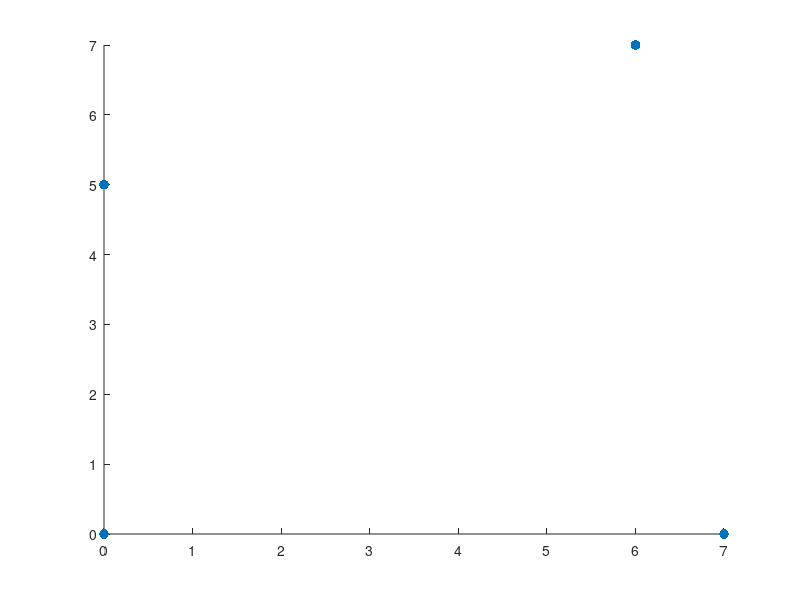

Recreate this plot in MATLAB. (Note: this script raises an error after producing the figure.)
%% prob 1
data = [0, 0; 0,5; 6,7; 7,0];
sz=50;
scatter(data(:,1),data(:,2), sz, 'filled')

%% part a
g1_mean = data(1,:);
g2_mean = data(4,:);

%(0,5)
v1a = data(2,:) - g1_mean;
dis1a = sqrt(v1a*v1a'); %5

v2a = data(2,:) - g2_mean;
dis2a = sqrt(v2a*v2a'); %8.60

%(6,7)
v1b = data(3,:) - g1_mean;
dis1b = sqrt(v1b*v1b'); %9.22

v2b = data(3,:) - g2_mean;
dis2b = sqrt(v2b*v2b'); %7.07

%% part b
g1_mean = [3,3];
g2_mean = [7,0];

%(0,0)
v1a = data(1,:) - g1_mean;
dis1a = sqrt(v1a*v1a'); %4.24

v1b = data(1,:) - g2_mean;
dis1b = sqrt(v1b*v1b'); %7

%(0,5)
v2a = data(2,:) - g1_mean;
dis2a = sqrt(v2a*v2a'); %3.61

v2b = data(2,:) - g2_mean;
dis2b = sqrt(v2b*v2b'); %8.60

%(6,7)
v3a = data(3,:) - g1_mean;
dis3a = sqrt(v3a*v3a'); %5

v3b = data(3,:) - g2_mean;
dis3b = sqrt(v3b*v3b'); %7.07

%(7,0)

%% prob 2
load clustering_data.txt
data = clustering_data;

%% part a
n=31;
cluster = cell(1,30);
group_size = [];
measures = [];
while n>1
    n = n-1
    [idx,C,sumd] = kmeans(data,2); 
    cluster{n} = idx;
    ngroup1 = size(idx(idx==1),1);
    ngroup2 = size(idx(idx==2),1);
    group_size = [group_size; [ngroup1, ngroup2]];
    sum = sumd(1) + sumd(2)
    measures = [measures; sum];
end

group_size
find(measures == min(measures(:))) %14
clusterID = cluster{14};

%% part b
% using 'Start' = 'cluster' as initilization points method
[ cluster, bestID, MinDist] = cluster_30times( data, 31, 'Start','cluster')
MinDist
bestID
%cluster;

%% part b 1000 times competitions
m=100;
min_dists = [];
while m > 0
   m = m-1;
   [ cluster1, bestID_1, MinDist_1] = cluster_30times( data, 31, 'Start', 'plus');
   [ cluster2, bestID_2, MinDist_2] = cluster_30times( data, 31, 'Start', 'cluster');
   min_dists = [min_dists; [MinDist_1, MinDist_2]];
end    

%% t test for two means
[h,p] = ttest(min_dists(:,1),min_dists(:,2))
%no significant different
% p = 0.4253

%% part c
load class_labels.txt
%cluster
ngroup1 = size(clusterID(clusterID==1),1);
ngroup2 = size(clusterID(clusterID==2),1);
if ngroup1 >= ngroup2
    clusterID(clusterID==1) = 0;
    clusterID(clusterID==2) = 1;
else
    clusterID(clusterID==2) = 0;
    clusterID(clusterID==1) = 1;
end

crosstab(clusterID, class_labels)

%% prob 3
load Data.txt
data = Data;

scores = [];
for i = 1:70
    x = data(:,i);
    y = data(:, 71);
    fs = Fisher_score(x,y);
    scores(i) = fs;
end

[val ind] = sort(scores,'descend');
ind(1:20)
val(1:20)

%% AUC score

AUC_scores = [];
for i = 1:70
    x = data(:,i);
    y = data(:, 71);
    AUC = AUC_score( x, y );
    AUC_scores(i) = AUC;
end

[val ind] = sort(AUC_scores,'descend');
ind(1:20)
val(1:20)

